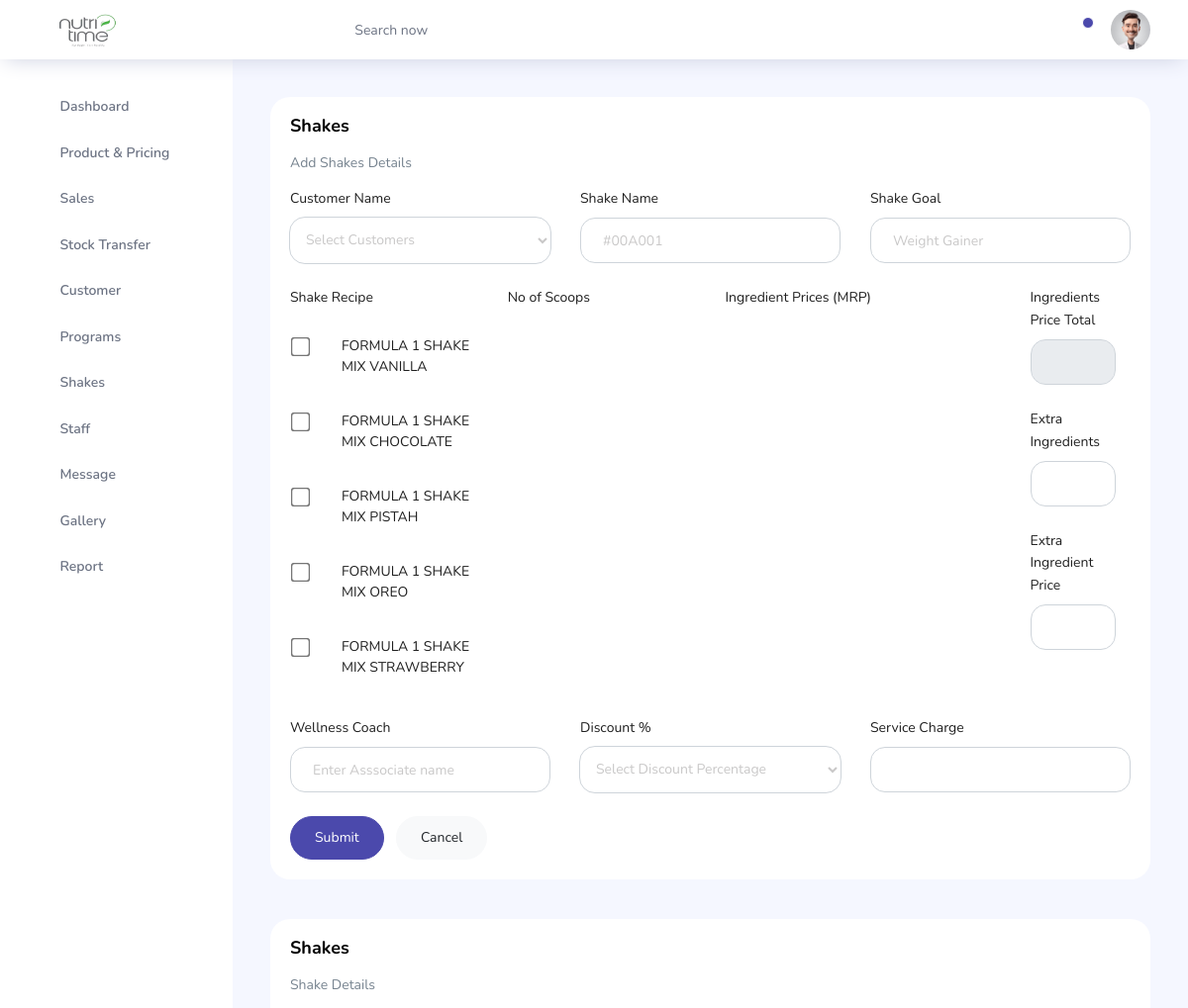
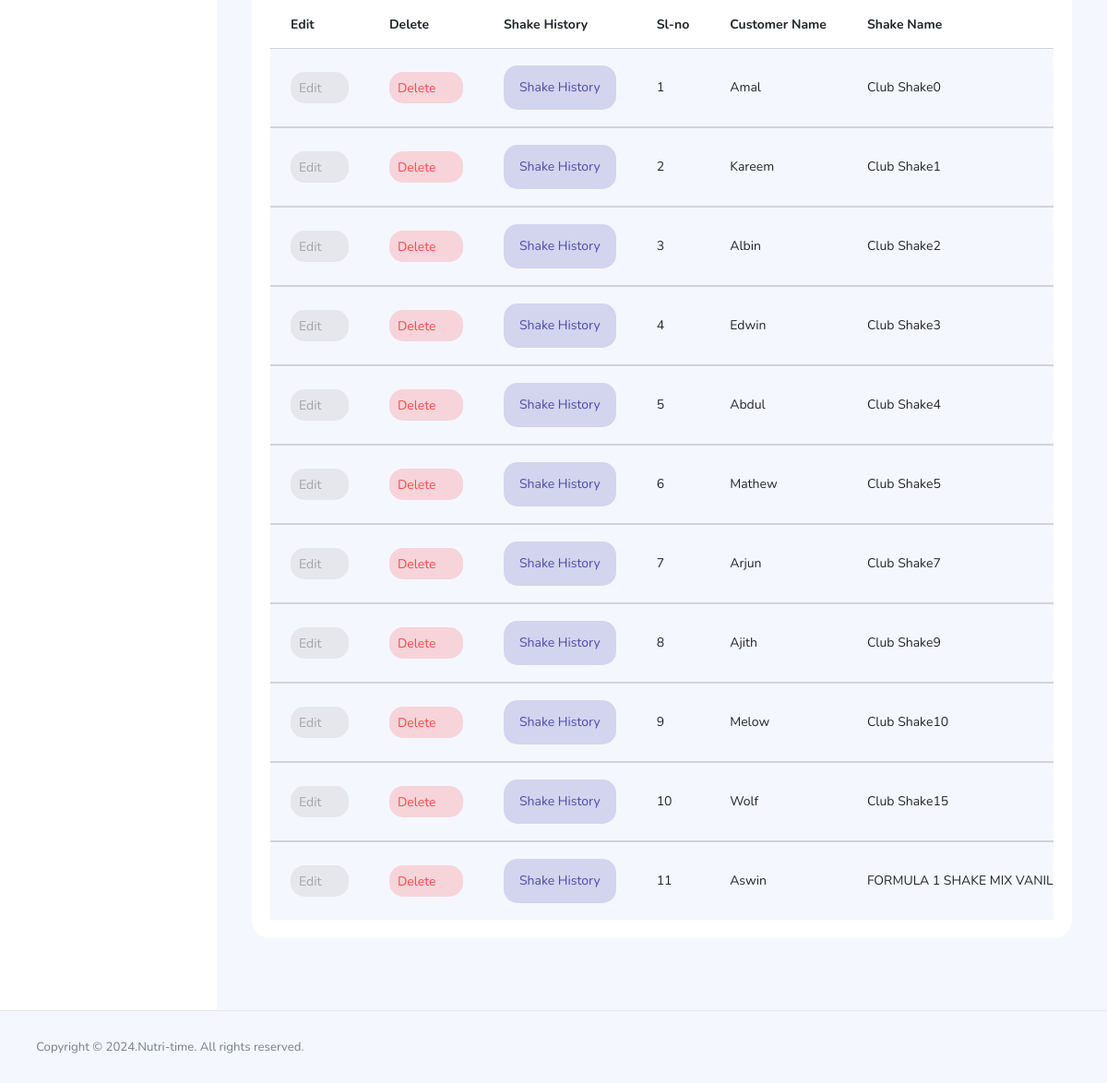
Screenshot of /Admin/pages/admin-shake.php (signed in) with the database file from the repository (2 pictures, top to bottom).
### tables this page shows
CREATE TABLE `price` (
  `pri_id` int(11) NOT NULL,
  `pro_name` varchar(50) NOT NULL,
  `pro_code` varchar(20) NOT NULL,
  `pro_category` varchar(50) NOT NULL,
  `pro_subcat` varchar(50) NOT NULL,
  `pro_mrp` varchar(10) NOT NULL,
  `pro_price` varchar(20) NOT NULL,
  `pro_dis0` varchar(10) NOT NULL DEFAULT '1',
  `pro_dis15` varchar(10) NOT NULL,
  `pro_dis25` varchar(10) NOT NULL,
  `pro_dis35` varchar(10) NOT NULL,
  `pro_dis42` varchar(10) NOT NULL,
  `pro_dis50` varchar(10) NOT NULL,
  `pro_vp` varchar(100) NOT NULL,
  `pro_vptotal` varchar(10) NOT NULL,
  `pro_scoop` varchar(10) NOT NULL,
  `pro_scooptotal` varchar(10) NOT NULL,
  `pro_scoopqua` varchar(10) NOT NULL,
  `pro_scoop0` varchar(10) NOT NULL,
  `pro_scoop15` varchar(10) NOT NULL,
  `pro_scoop25` varchar(10) NOT NULL,
  `pro_scoop35` varchar(10) NOT NULL,
  `pro_scoop42` varchar(10) NOT NULL,
  `pro_scoop50` varchar(10) NOT NULL,
  `pro_quantity` varchar(10) NOT NULL,
  `pro_curquantity` varchar(10) NOT NULL,
  `pro_hsn` varchar(200) NOT NULL,
  `pro_img` varchar(100) NOT NULL,
  `pro_date` varchar(100) NOT NULL
);

CREATE TABLE `shake` (
  `shake_id` int(11) NOT NULL,
  `shake_name` varchar(100) NOT NULL,
  `shake_assoc` varchar(100) NOT NULL,
  `customer_id` int(10) NOT NULL,
  `customer_name` varchar(100) NOT NULL,
  `shake_goal` varchar(100) NOT NULL,
  `shake_recipes` varchar(200) NOT NULL,
  `shake_mrp` varchar(100) NOT NULL,
  `shake_scoops` varchar(500) NOT NULL,
  `shake_extra` varchar(25) NOT NULL,
  `shake_extraprice` varchar(10) NOT NULL,
  `shake_discount` varchar(50) NOT NULL,
  `shake_expence` varchar(25) NOT NULL,
  `shake_total` varchar(50) NOT NULL,
  `shake_image` varchar(100) NOT NULL,
  `shake_date` varchar(100) NOT NULL
);

### Admin/pages/admin-shake.php (the view, shortened to what this page needs)
<?php
include './connect.php';
$sh_reci1 = $pro_id = $sh_name1 = $sh_goal1 = $sh_extra1 = $sh_extraprice1 = $sh_expen1 = $sh_raw1 = $sh_disc1 = $sh_id =  $sh_assoc1 = '';
?>
<!DOCTYPE html>
<html lang="en">
<head>
  <link rel="stylesheet" href="../vendors/feather/feather.css">
  <link rel="stylesheet" href="../vendors/ti-icons/css/themify-icons.css">
  <link rel="stylesheet" href="../css/vertical-layout-light/style.css">
</head>
<body>
  <div class="container-scroller">
    <?php
    include './topbar.php';
    ?>
    <div class="main-panel">
      <div class="content-wrapper">
        <div class="row">
          <div class="col-12 grid-margin stretch-card">
            <div class="card">
              <div class="card-body">
                <h1 class="card-title">Shakes</h1>
                <p class="card-description">Add Shakes Details</p>
                <form method="post" enctype="multipart/form-data" class="forms-sample">
                  <div class="row">
                    <div class="col-lg col-md col-sm col-6">
                      <div class="form-group">
                        <label>Customer Name</label>
                        <select class="form-control" style="border-radius: 16px;" name="cusname">
                          <option selected>Select Customers</option>
                        </select>
                      </div>
                    </div>
                    <div class="col-lg col-md col-sm col-6">
                      <div class="form-group">
                        <label>Shake Name</label>
                        <input type="text" class="form-control" style="border-radius: 16px;" placeholder="#00A001" name="shname" value="<?php echo $sh_name1; ?>" required>
                      </div>
                    </div>
                    <div class="col-lg col-md col-sm col-12">
                      <div class="form-group">
                        <label>Shake Goal</label>
                        <input type="text" class="form-control" style="border-radius: 16px;" placeholder="Weight Gainer" name="shgoal" value="<?php echo $sh_goal1; ?>" required>
                      </div>
                    </div>
                  </div>
                  <div class="row">
                    <div class="col-lg-3 col-md col-sm col-12">
                      <div class="form-group">
                        <label>Shake Recipe</label><br>
                        <?php
                        $query = mysqli_query($conn, "SELECT * FROM price");
                        while ($row = mysqli_fetch_assoc($query)) {
                          $pro_name = $row["pro_name"];
                        ?>
                          <div class="form-check ml-4 py-2">
                            <input class="form-check-input" style="transform:scale(1.5)" type="checkbox" name="shrecipe[]" value="<?php echo $pro_name; ?>" onchange="displayScoopInput(this, '<?php echo $pro_name; ?>')">
                            <label class="form-check-label"><?php echo $pro_name; ?></label>
                          </div>
                        <?php } ?>
                      </div>
                    </div>
                    <div class="col-lg-3 col-md col-sm col-2">
                      <div class="form-group">
                        <label for="scoops">No of Scoops</label>
                      </div>
                    </div>
                    <div class="col-lg col-md col-sm col">
                      <div class="form-group">
                        <label>Ingredient Prices (MRP)</label>
                      </div>
                    </div>
                    <div class="col-lg-2 col-md col-sm col">
                      <div class="col">
                        <div class="form-group">
                          <label>Ingredients Price Total</label>
                          <input type="text" class="form-control" style="border-radius: 16px;" id="ingredientsPriceTotal" name="shmrp" readonly required>
                        </div>
                      </div>
                      <div class="col">
                        <div class="form-group">
                          <label>Extra Ingredients</label>
                          <input type="text" class="form-control" style="border-radius: 16px;" name="shextra" value="<?php echo $sh_extra1; ?>" required>
                        </div>
                      </div>
                      <div class="col">
                        <div class="form-group">
                          <label>Extra Ingredient Price</label>
                          <input type="text" class="form-control" style="border-radius: 16px;" name="shextra_price" value="<?php echo $sh_extraprice1; ?>" required>
                        </div>
                      </div>
                    </div>
                  </div>
                  <div class="row">
                    <div class="col-lg col-md col-sm col-7">
                      <div class="form-group">
                        <label>Wellness Coach</label>
                        <input type="text" class="form-control" style="border-radius: 16px;" name="shassoc" placeholder="Enter Asssociate name" value="<?php echo $sh_assoc1; ?>" required>
                      </div>
                    </div>
                    <div class="col-lg col-md col-sm col-5">
                      <div class="form-group">
                        <label>Discount %</label>
                        <select class="form-control" style="border-radius: 16px;" name="shdiscount" required>
                          <option selected>Select Discount Percentage</option>
                        </select>
                      </div>
                    </div>
                    <div class="col-lg col-md col-sm col-5">
                      <div class="form-group">
                        <label>Service Charge</label>
                        <input type="text" class="form-control" style="border-radius: 16px;" name="shcharge" value="<?php echo $sh_expen1; ?>" required>
                      </div>
                    </div>
                  </div>
                  <input type="submit" class="btn btn-primary mr-2 rounded-pill" name="submitsh" value="Submit">
                  <a href="./admin-shake.php" class="btn btn-light rounded-pill">Cancel</a>
                </form>
              </div>
            </div>
          </div>
          <div class="col-lg-12 grid-margin stretch-card">
            <div class="card">
              <div class="card-body">
                <h4 class="card-title">Shakes</h4>
                <p class="card-description">Shake Details</p>
                <div class="table-responsive">
                  <table class="table table-striped">
                    <thead>
                      <tr>
                        <th>Edit</th>
                        <th>Delete</th>
                        <th>Shake History</th>
                        <th>Sl-no</th>
                        <th>Customer Name</th>
                        <th>Shake Name</th>
                      </tr>
                    </thead>
                    <?php
                    $sql = mysqli_query($conn, "SELECT * FROM shake ORDER BY shake_id ");
                    $serialNo = 1;
                    $displayedCustomerNames = array();
                    while ($row = mysqli_fetch_assoc($sql)) {
                      $sh_id = $row['shake_id'];
                      $cu_name = $row['customer_name'];
                      $sh_name = $row['shake_name'];
                      if (!in_array($cu_name, $displayedCustomerNames)) {
                        $displayedCustomerNames[] = $cu_name;
                    ?>
                        <tbody>
                          <tr>
                            <td><a href="admin-shake.php?sid=<?php echo $sh_id; ?>" class="btn btn-inverse-secondary btn-icon-text p-2">Edit<i class="ti-pencil-alt btn-icon-append"></i></a></td>
                            <td><a href="admin-shake.php?sd_id=<?php echo $sh_id; ?>" class="btn btn-inverse-danger btn-icon-text p-2">Delete<i class="ti-trash btn-icon-prepend"></i></a></td>
                            <td><a href="admin-shake.php?cusmdid=<?php echo $sh_id; ?>" class="btn btn-inverse-primary btn-icon-text p-3" data-toggle="modal" data-target="#exampleModal_<?php echo $sh_id; ?>">Shake History</a></td>
                            <td class="py-1"><?php echo $serialNo++; ?></td>
                            <td><?php echo $cu_name; ?></td>
                            <td><?php echo $sh_name; ?></td>
                          </tr>
                        </tbody>
                    <?php
                      }
                    }
                    ?>
                  </table>
                </div>
              </div>
            </div>
          </div>
        </div>
      </div>
    </div>
  </div>
  <footer class="footer">
    <div class="d-sm-flex justify-content-center justify-content-sm-between">
      <span class="text-muted text-center text-sm-left d-block d-sm-inline-block">Copyright © 2024.Nutri-time. All rights reserved.</span>
    </div>
  </footer>
  </div>
</body>
</html>

### Admin/pages/admin-shake.php (style rules this page uses)
.form-control { border-radius: 15px !important; }

### rows the page displays
price: pro_name "FORMULA 1 SHAKE MIX VANILLA"
price: pro_name "FORMULA 1 SHAKE MIX CHOCOLATE"
price: pro_name "FORMULA 1 SHAKE MIX PISTAH"
price: pro_name "FORMULA 1 SHAKE MIX OREO"
price: pro_name "FORMULA 1 SHAKE MIX STRAWBERRY"
shake: customer_name "Amal", shake_name "Club Shake0"
shake: customer_name "Kareem", shake_name "Club Shake1"
shake: customer_name "Albin", shake_name "Club Shake2"
shake: customer_name "Edwin", shake_name "Club Shake3"
shake: customer_name "Abdul", shake_name "Club Shake4"
shake: customer_name "Mathew", shake_name "Club Shake5"
shake: customer_name "Arjun", shake_name "Club Shake7"
shake: customer_name "Ajith", shake_name "Club Shake9"
shake: customer_name "Melow", shake_name "Club Shake10"
shake: customer_name "Wolf", shake_name "Club Shake15"
shake: customer_name "Aswin", shake_name "FORMULA 1 SHAKE MIX…"
